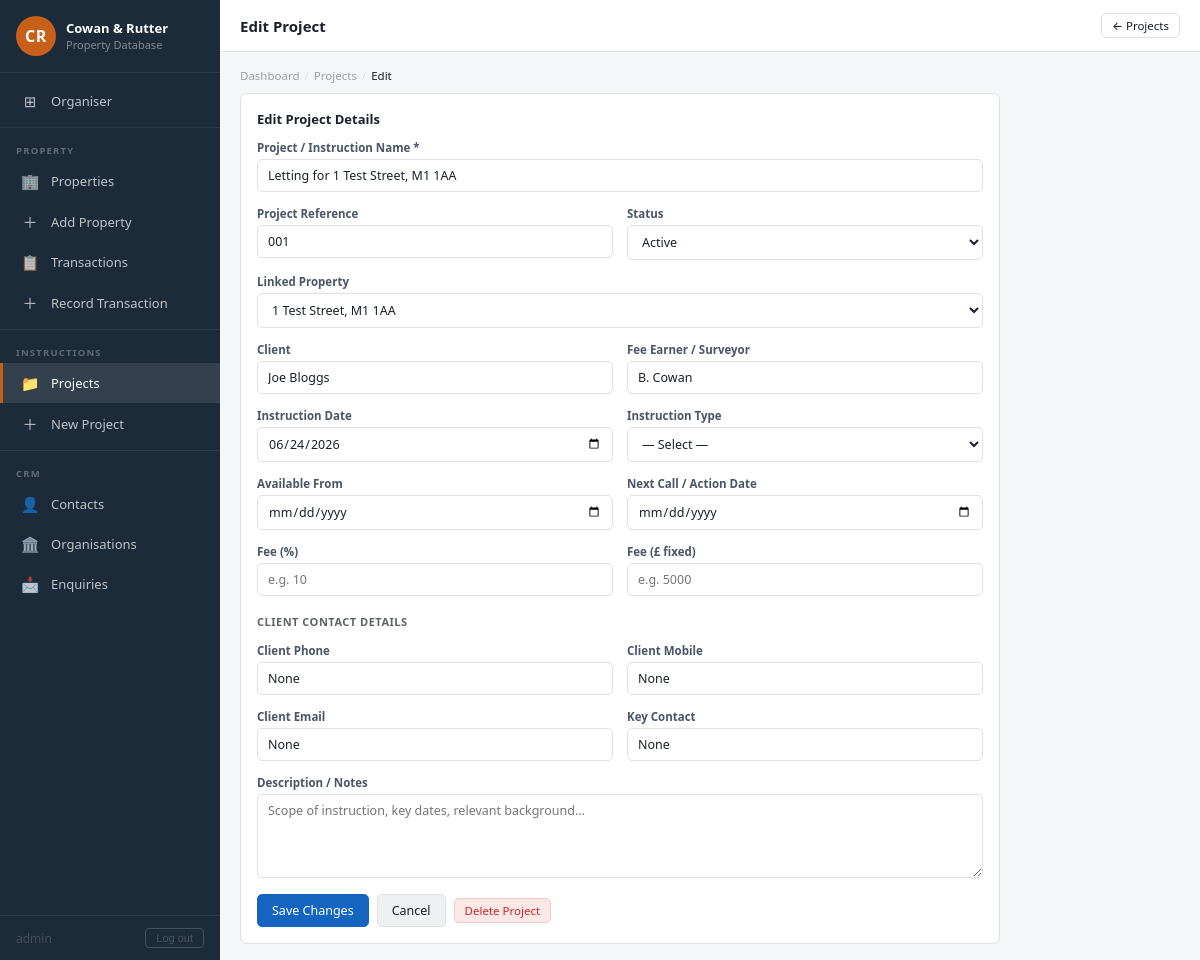
The page /projects/2/edit (signed in) on the database its author committed.
### app.py (models this page shows, shortened)
class User(UserMixin, db.Model):
    __tablename__ = 'users'
    id            = db.Column(db.Integer, primary_key=True)
    username      = db.Column(db.String(80), unique=True, nullable=False)
    password_hash = db.Column(db.String(255), nullable=False)

class Project(db.Model):
    __tablename__ = 'projects'
    id = db.Column(db.Integer, primary_key=True)
    property_id = db.Column(db.Integer, db.ForeignKey('properties.id'), nullable=True)
    name = db.Column(db.String(255), nullable=False)
    project_ref = db.Column(db.String(50))
    status = db.Column(db.String(20), default='Active')   # Active, Complete, On Hold
    fee_earner = db.Column(db.String(100))
    client = db.Column(db.String(255))
    instruction_date = db.Column(db.Date)
    notes = db.Column(db.Text)
    created_at = db.Column(db.DateTime, default=datetime.utcnow)
    instruction_type  = db.Column(db.String(50))
    fee_percent       = db.Column(db.Float)
    fee_fixed         = db.Column(db.Float)
    available_from    = db.Column(db.Date)
    next_call         = db.Column(db.Date)
    client_phone      = db.Column(db.String(50))
    client_mobile     = db.Column(db.String(50))
    client_email      = db.Column(db.String(120))
    key_contact          = db.Column(db.String(100))
    landlord_name        = db.Column(db.String(255))
    agent_assigned       = db.Column(db.String(100))
    location_description = db.Column(db.Text)
    documents = db.relationship('ProjectDocument', backref='project', lazy=True, cascade='all, delete-orphan')

### app.py (the view, shortened to what this page needs)
@app.route('/projects/<int:id>/edit', methods=['GET', 'POST'])
def project_edit(id):
    project = Project.query.get_or_404(id)
    properties = Property.query.order_by(Property.address).all()
    return render_template('projects/form.html', properties=properties, prop_id=project.property_id, project=project)

### app.py (called while the page is built)
@login_manager.user_loader
def load_user(user_id):
    return User.query.get(int(user_id))

@app.before_request
def require_login():
    if request.endpoint in _PUBLIC_ENDPOINTS:
        return
    if not current_user.is_authenticated:
        return redirect(url_for('login', next=request.url))

### templates/projects/form.html (shortened to what this page needs)
{% extends "base.html" %}
{% block topbar_title %}{{ 'Edit Project' if project else 'New Project / Instruction' }}{% endblock %}
{% block topbar_actions %}
  <a href="{{ url_for('projects_list') }}" class="btn btn-outline btn-sm">← Projects</a>
{% endblock %}
{% block content %}
<div class="breadcrumb">
  <a href="{{ url_for('dashboard') }}">Dashboard</a>
  <span class="sep">/</span>
  <a href="{{ url_for('projects_list') }}">Projects</a>
  <span class="sep">/</span>
  <span class="current">{{ 'Edit' if project else 'New' }}</span>
</div>
<div class="card" style="max-width:760px">
  <div class="card-header">
    <div class="card-title">{{ 'Edit Project Details' if project else 'New Project / Instruction' }}</div>
  </div>
  <form method="post">
    <div class="form-grid" style="margin-bottom:16px">
      <div class="form-group span-2">
        <label for="name">Project / Instruction Name *</label>
        <input type="text" id="name" name="name" required
               value="{{ project.name if project else '' }}"
               placeholder="e.g. Rent Review — 12 King Street">
      </div>
      <div class="form-group">
        <label for="project_ref">Project Reference</label>
        <input type="text" id="project_ref" name="project_ref"
               value="{{ project.project_ref if project else '' }}"
               placeholder="e.g. CR/2026/001">
      </div>
      <div class="form-group">
        <label for="status">Status</label>
        <select id="status" name="status">
          <option value="Active"   {{ 'selected' if project and project.status == 'Active'   else ('selected' if not project else '') }}>Active</option>
        </select>
      </div>
      <div class="form-group span-2">
        <label for="property_id">Linked Property</label>
        <select id="property_id" name="property_id">
          {% for p in properties %}
          <option value="{{ p.id }}"
            {{ 'selected' if (project and project.property_id == p.id) or (prop_id and prop_id|int == p.id) else '' }}>
            {{ p.address }}, {{ p.postcode }}
          </option>
          {% endfor %}
        </select>
      </div>
      <div class="form-group">
        <label for="client">Client</label>
        <input type="text" id="client" name="client"
               value="{{ project.client if project else '' }}"
               placeholder="Client name or organisation">
      </div>
      <div class="form-group">
        <label for="fee_earner">Fee Earner / Surveyor</label>
        <input type="text" id="fee_earner" name="fee_earner"
               value="{{ project.fee_earner if project else '' }}"
               placeholder="e.g. B. Rutter">
      </div>
      <div class="form-group">
        <label for="instruction_date">Instruction Date</label>
        <input type="date" id="instruction_date" name="instruction_date"
               value="{{ project.instruction_date.strftime('%Y-%m-%d') if project and project.instruction_date else '' }}">
      </div>
      <div class="form-group">
        <label for="instruction_type">Instruction Type</label>
        <select id="instruction_type" name="instruction_type">
          <option value="">— Select —</option>
        </select>
      </div>
      <div class="form-group">
        <label for="available_from">Available From</label>
        <input type="date" id="available_from" name="available_from"
               value="{{ project.available_from.strftime('%Y-%m-%d') if project and project.available_from else '' }}">
      </div>
      <div class="form-group">
        <label for="next_call">Next Call / Action Date</label>
        <input type="date" id="next_call" name="next_call"
               value="{{ project.next_call.strftime('%Y-%m-%d') if project and project.next_call else '' }}">
      </div>
      <div class="form-group">
        <label for="fee_percent">Fee (%)</label>
        <input type="number" id="fee_percent" name="fee_percent" step="0.01" min="0"
               value="{{ project.fee_percent if project and project.fee_percent else '' }}"
               placeholder="e.g. 10">
      </div>
      <div class="form-group">
        <label for="fee_fixed">Fee (£ fixed)</label>
        <input type="number" id="fee_fixed" name="fee_fixed" step="1" min="0"
               value="{{ project.fee_fixed | int if project and project.fee_fixed else '' }}"
               placeholder="e.g. 5000">
      </div>
      <div style="grid-column:span 2;font-size:11px;font-weight:700;text-transform:uppercase;letter-spacing:.5px;color:#5f6368;padding-top:4px">Client Contact Details</div>
      <div class="form-group">
        <label for="client_phone">Client Phone</label>
        <input type="text" id="client_phone" name="client_phone"
               value="{{ project.client_phone if project else '' }}">
      </div>
      <div class="form-group">
        <label for="client_mobile">Client Mobile</label>
        <input type="text" id="client_mobile" name="client_mobile"
               value="{{ project.client_mobile if project else '' }}">
      </div>
      <div class="form-group">
        <label for="client_email">Client Email</label>
        <input type="text" id="client_email" name="client_email"
               value="{{ project.client_email if project else '' }}">
      </div>
      <div class="form-group">
        <label for="key_contact">Key Contact</label>
        <input type="text" id="key_contact" name="key_contact"
               value="{{ project.key_contact if project else '' }}"
               placeholder="e.g. Cara Mason">
      </div>
      <div class="form-group span-2">
        <label for="notes">Description / Notes</label>
        <textarea id="notes" name="notes" rows="4"
                  placeholder="Scope of instruction, key dates, relevant background…">{{ project.notes if project and project.notes else '' }}</textarea>
      </div>
    </div>
    <div class="form-actions">
      <button type="submit" class="btn btn-primary">{{ 'Save Changes' if project else 'Create Project' }}</button>
      {% if project %}
        <a href="{{ url_for('project_detail', id=project.id) }}" class="btn btn-secondary">Cancel</a>
        <form method="post" action="{{ url_for('project_delete', id=project.id) }}" class="confirm-delete" style="margin-left:auto">
          <button type="submit" class="btn btn-danger btn-sm">Delete Project</button>
        </form>
      {% else %}
        <a href="{{ url_for('projects_list') }}" class="btn btn-secondary">Cancel</a>
      {% endif %}
    </div>
  </form>
</div>
{% endblock %}

### templates/base.html (shortened to what this page needs)
<!DOCTYPE html>
<html lang="en">
<head>
  <link rel="stylesheet" href="{{ url_for('static', filename='css/style.css') }}">
</head>
<body>
<div class="shell">
  <nav class="sidebar">
    <div class="sidebar-profile">
      <div class="sidebar-avatar">CR</div>
      <div class="sidebar-profile-info">
        <h2>Cowan &amp; Rutter</h2>
        <p>Property Database</p>
      </div>
    </div>
    <div class="sidebar-nav">
      <a href="{{ url_for('dashboard') }}" class="{{ 'active' if request.endpoint == 'dashboard' else '' }}">
        <span class="nav-icon">⊞</span> Organiser
      </a>
      <div class="nav-divider"></div>
      <div class="nav-section-label">Property</div>
      <a href="{{ url_for('properties_list') }}" class="{{ 'active' if 'propert' in request.endpoint and request.endpoint != 'property_new' else '' }}">
        <span class="nav-icon">🏢</span> Properties
      </a>
      <a href="{{ url_for('property_new') }}" class="{{ 'active' if request.endpoint == 'property_new' else '' }}">
        <span class="nav-icon">＋</span> Add Property
      </a>
      <a href="{{ url_for('transactions_list') }}" class="{{ 'active' if 'transaction' in request.endpoint and request.endpoint != 'transaction_new' else '' }}">
        <span class="nav-icon">📋</span> Transactions
      </a>
      <a href="{{ url_for('transaction_new') }}" class="{{ 'active' if request.endpoint == 'transaction_new' else '' }}">
        <span class="nav-icon">＋</span> Record Transaction
      </a>
      <div class="nav-divider"></div>
      <div class="nav-section-label">Instructions</div>
      <a href="{{ url_for('projects_list') }}" class="{{ 'active' if 'project' in request.endpoint and request.endpoint not in ['project_new','document_add','document_delete'] else '' }}">
        <span class="nav-icon">📁</span> Projects
      </a>
      <a href="{{ url_for('project_new') }}" class="{{ 'active' if request.endpoint == 'project_new' else '' }}">
        <span class="nav-icon">＋</span> New Project
      </a>
      <div class="nav-divider"></div>
      <div class="nav-section-label">CRM</div>
      <a href="{{ url_for('contacts_list') }}" class="{{ 'active' if 'contact' in request.endpoint else '' }}">
        <span class="nav-icon">👤</span> Contacts
      </a>
      <a href="{{ url_for('organisations_list') }}" class="{{ 'active' if 'organisation' in request.endpoint else '' }}">
        <span class="nav-icon">🏛️</span> Organisations
      </a>
      <a href="{{ url_for('enquiries_list') }}" class="{{ 'active' if 'enquir' in request.endpoint else '' }}">
        <span class="nav-icon">📩</span> Enquiries
      </a>
    </div>
    <div class="sidebar-footer" style="display:flex;align-items:center;justify-content:space-between;gap:8px">
      <span style="opacity:0.6;font-size:12px">{{ current_user.username }}</span>
      <form action="{{ url_for('logout') }}" method="post" style="margin:0">
        <button type="submit" style="background:none;border:1px solid rgba(255,255,255,0.25);color:inherit;cursor:pointer;padding:3px 10px;border-radius:4px;font-size:11px;opacity:0.7">Log out</button>
      </form>
    </div>
  </nav>
  <div class="main">
    <div class="topbar">
      <div class="topbar-title">{% block topbar_title %}{% endblock %}</div>
      <div class="topbar-actions">{% block topbar_actions %}{% endblock %}</div>
    </div>
    <div class="content">
      {% block content %}{% endblock %}
    </div>
  </div>
</div>
</body>
</html>

### rows shown on the page
User: username "admin"
Project: name "Letting for 1 Test Street, M1 1AA", project_ref "001", client "Joe Bloggs", fee_earner "B. Cowan", instruction_date "06/24/2026", client_phone "None", client_mobile "None", client_email "None", key_contact "None"

### other values the page prints
{{ 'Edit Project' if project else 'New Project / Instruction' }} "Edit Project"
{{ 'Edit' if project else 'New' }} "Edit"
{{ 'Edit Project Details' if project else 'New Project / Instruction' }} "Edit Project Details"
{{ 'Save Changes' if project else 'Create Project' }} "Save Changes"
form field property_id "1 Test Street, M1 1AA"
